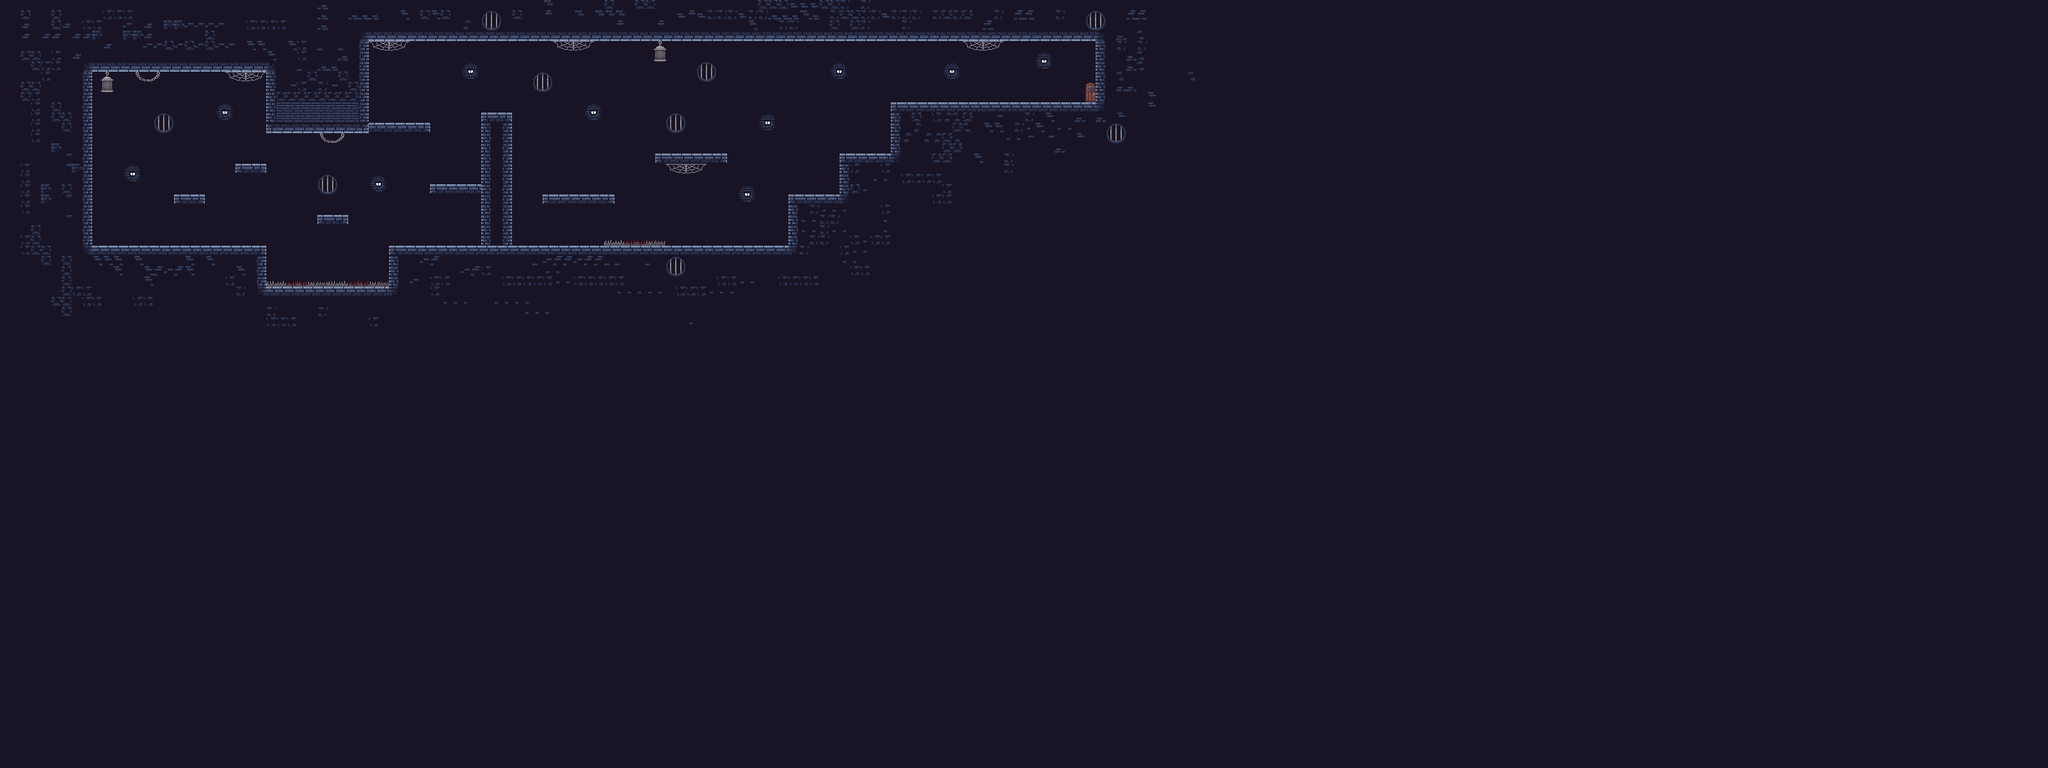

Below is a game level as drawn by its tile map, then a one-line description and the .tmx that defines it (tile-layer data replaced by summaries):
An orthogonal 200x75 tile map with 16x16 px tiles, 2 tile layers (Background Layer, Tile Layer 1).

<map version="1.10" tiledversion="1.12.2" orientation="orthogonal" renderorder="right-down" width="200" height="75" tilewidth="16" tileheight="16" infinite="0" nextlayerid="3" nextobjectid="1">
 <tileset firstgid="1" source="TileMap.tsx" />
 <layer id="2" name="Background Layer" width="200" height="75">
  <data>[15000 cells, 15000 non-empty, 34 distinct tile ids]</data>
 </layer>
 <layer id="1" name="Tile Layer 1" width="200" height="75">
  <data>[15000 cells, 1790 non-empty, 39 distinct tile ids]</data>
 </layer>
</map>
